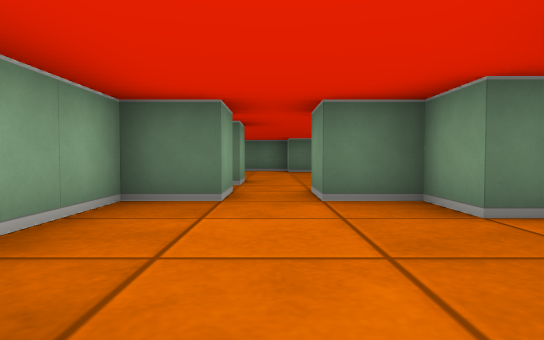
view 1 (above)

14 first-person views from a walk through a cub3D maze. The camera is about half as high as the walls, tilts 2° down and sees 75° across. The floor is counted in squares. Each view is taken from the middle of a square. On the plan, view 1 faces up. The plan holds only what a view shows up to about 9 squares ahead; the rest is blank.

view 2
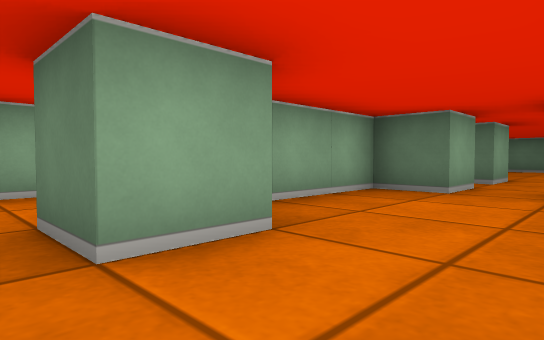

view 3
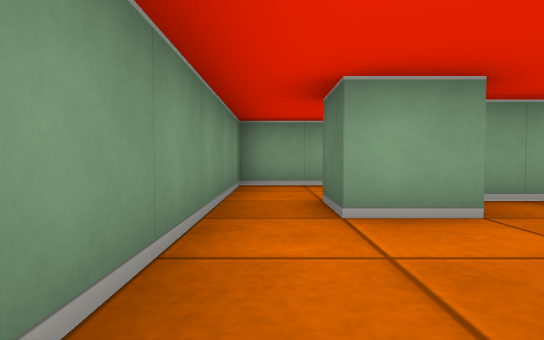

view 4
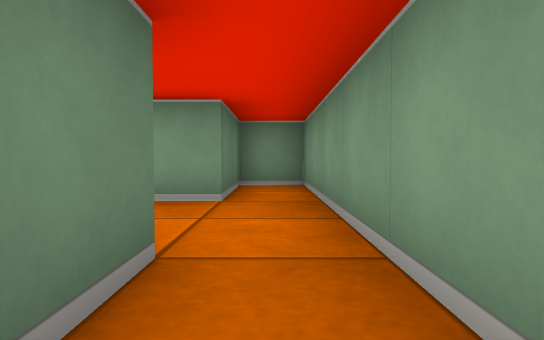

view 5
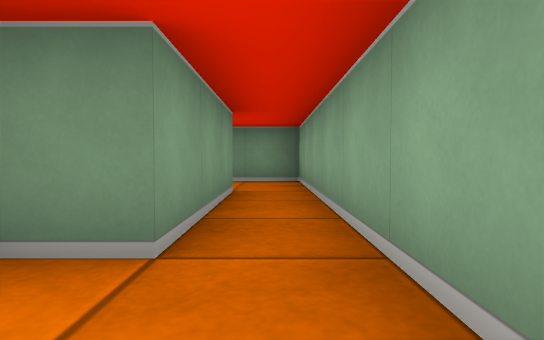

view 6
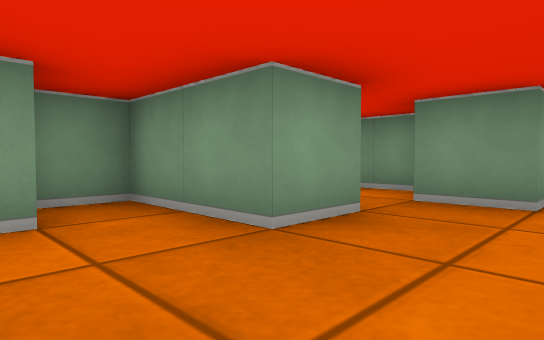

view 7
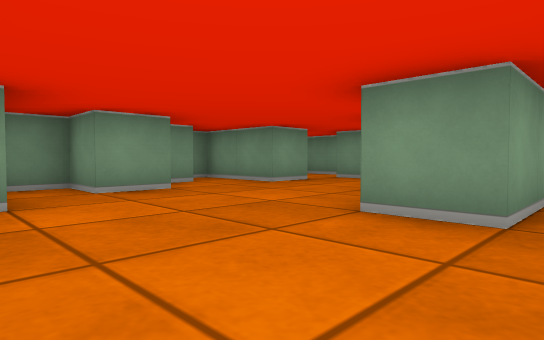

view 8
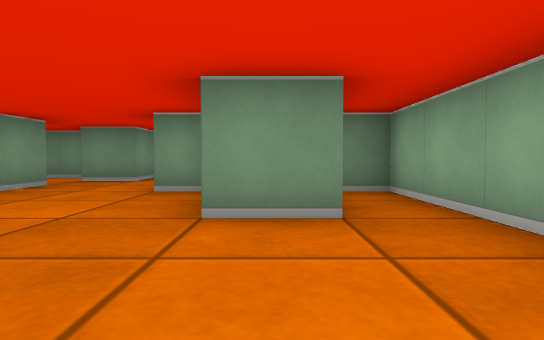

view 9
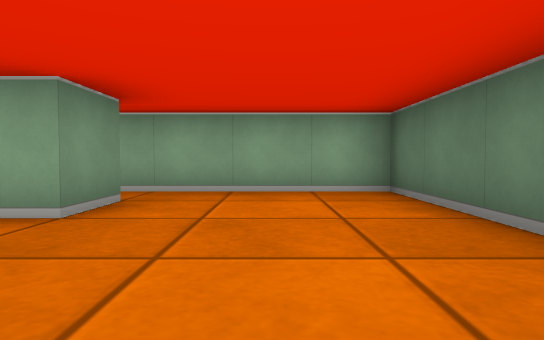

view 10
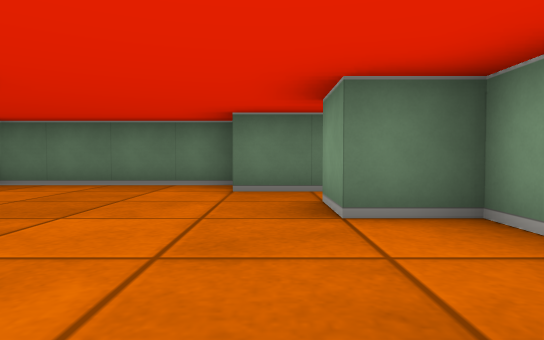

view 11
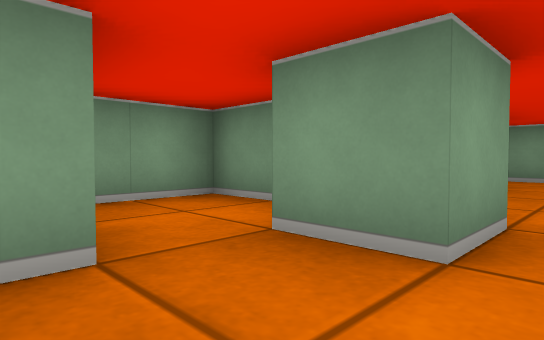

view 12
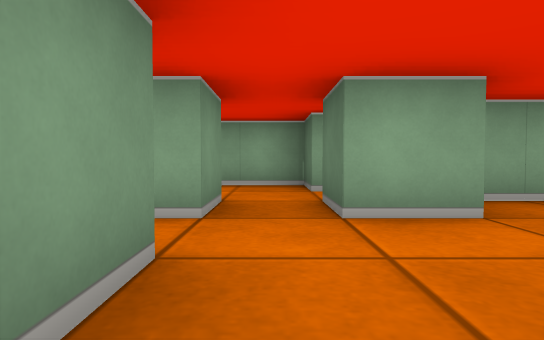

view 13
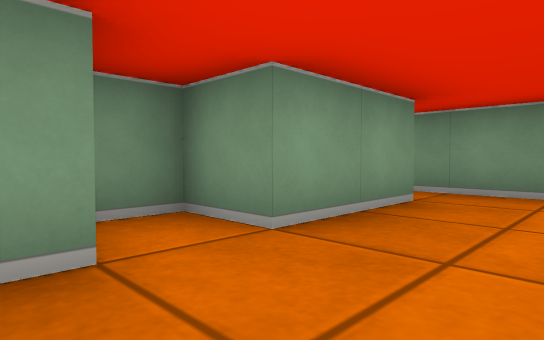

view 14
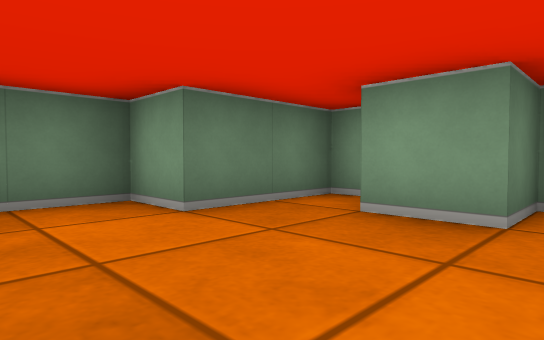

### Floor plan
Points are (right, up) in squares from view 1. A wall is a line through its corners. A room is listed if a view was taken in it or the views show most of it. See-through windows are left out.
Room 1 (views 1, 2, 3, 4)
walls: (-0.5, 0.6) (-0.5, -0.5) (-1.5, -0.5); (-2.5, 0.5) (-2.5, 3.5); (-3.5, 3.5) (-3.5, -1.5) (3.5, -1.5) (3.5, -0.5) (1.5, -0.5) (1.5, 1.5)
ways out: opening at (-3, 3) to room 2; opening at (0.5, 0.5) to room 4
Room 2 (views 5, 10, 11, 12)
walls: (0.5, 4.5) (1.5, 4.5); (1.5, 5.4) (1.5, 6.5); (-1.5, 4.5) (-0.5, 4.5); (-0.5, 6.5) (-0.5, 5.5) (-1.5, 5.5); (1.9, 3.5) (3.5, 3.5) (3.5, 4.9); (-2.5, 5.5) (-3.5, 5.5) (-3.5, 3.5); (-2.5, 3.5) (-1.8, 3.5)
ways out: opening at (-3, 3) to room 1; opening at (0.5, 6) to room 3; opening at (0, 5) to room 4
Room 3 (views 6, 7, 8, 9, 14)
walls: (-1.1, 6.5) (-0.5, 6.5); (1.5, 6.5) (3.5, 6.5) (3.5, 7.4); (2.5, 7.4) (2.5, 8.5) (1.5, 8.5) (1.5, 9.5) (2.5, 9.5) (2.5, 10.5) (0.5, 10.5) (0.5, 11.5) (-3.5, 11.5) (-3.5, 6.5) (-2.9, 6.5); (-2.5, 7.1) (-2.5, 8.5) (-1.5, 8.5) (-1.5, 7)
ways out: opening at (0.5, 6) to room 2
Room 4 (view 13)
walls: (-0.5, 4.5) (-0.5, 3.5) (-1.5, 3.5) (-1.5, 1); (2, 2.5) (1.5, 2.5) (1.5, 3.5) (0.5, 3.5) (0.5, 4.5); (1.5, 1.5) (2.5, 1.5) (2.5, 2.2)
ways out: opening at (0.5, 0.5) to room 1; opening at (0, 5) to room 2

Positions as (right, up) in squares from view 1, and headings:
1: (0, 0), facing up
2: (1, -1), facing up-left
3: (2, -1), facing left
4: (-2, -1), facing right
5: (-3, 5), facing down
6: (0, 8), facing down-right
7: (-3, 11), facing down-right
8: (-2, 11), facing down
9: (1, 10), facing left
10: (1, 6), facing up
11: (0, 6), facing down-right
12: (2, 5), facing left
13: (0, 3), facing down-right
14: (-1, 8), facing up-right
